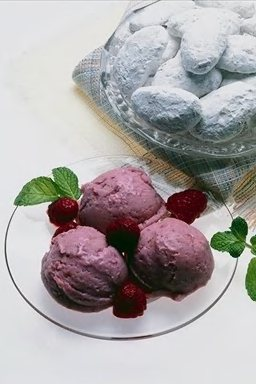
%> input picture Ex1/c_1.jpg, 256 x 384 px
$ octave --eval "result = Process(imread('c_1.jpg'));"   (GNU Octave 9; MATLAB toolbox functions it lacks are replaced by stand-ins)
%> lines starting %> are read from the running program, lines starting %| are printed output that depends on the picture
function [ J,S,C ]=Process(I)
%UNTITLED7 Summary of this function goes here
%   Detailed explanation goes here
J=imresize(I,0.75);
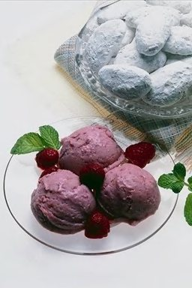
%> J: size 288x192x3 uint8; mean R, G, B 171.3, 166.5, 167
S=fliplr(J(:,size(J,2)/2:end,:));
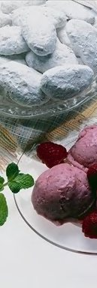
%> S: size 288x97x3 uint8; mean R, G, B 156, 152.4, 153
% [11 lines of commented-out code are left out]
C=imrotate(S,90);
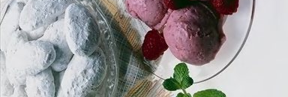
%> C: size 97x288x3 uint8; mean R, G, B 156, 152.4, 153; mean of the top-left, top-right, bottom-left and bottom-right quarters 159, 128.6, 151.3, 175.8
end
% there are two ways of understanding the right half and mirroed one

$ run again, on Ex1/c_2.jpg
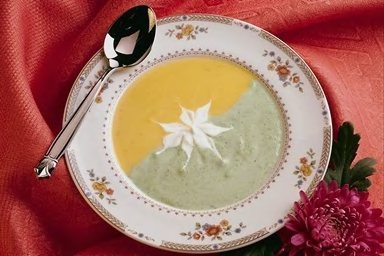
%> input picture Ex1/c_2.jpg, 384 x 256 px
%> in Process, `S=fliplr(J(:,size(J,2)/2:end,:));`:
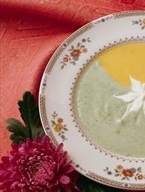
%> S: size 192x145x3 uint8; mean R, G, B 169.4, 118.4, 106
%> in Process, `C=imrotate(S,90);`:
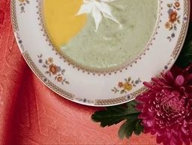
%> C: size 145x192x3 uint8; mean R, G, B 169.4, 118.4, 106; mean of the top-left, top-right, bottom-left and bottom-right quarters 159.7, 158.5, 116.9, 90.7

$ run again, on Ex1/c_3.jpg
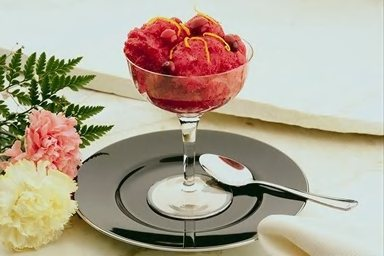
%> input picture Ex1/c_3.jpg, 384 x 256 px
%> in Process, `S=fliplr(J(:,size(J,2)/2:end,:));`:
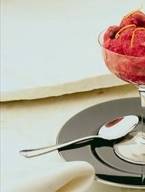
%> S: size 192x145x3 uint8; mean R, G, B 187.7, 180.4, 167.5
%> in Process, `C=imrotate(S,90);`:
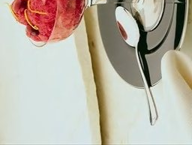
%> C: size 145x192x3 uint8; mean R, G, B 187.7, 180.4, 167.5; mean of the top-left, top-right, bottom-left and bottom-right quarters 170, 132.3, 217.7, 193.3

$ run again, on Ex1/c_4.jpg
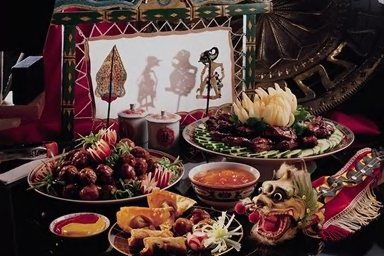
%> input picture Ex1/c_4.jpg, 384 x 256 px
%> in Process, `S=fliplr(J(:,size(J,2)/2:end,:));`:
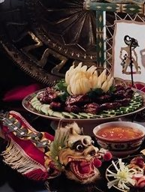
%> S: size 192x145x3 uint8; mean R, G, B 80.4, 58.2, 53.2
%> in Process, `C=imrotate(S,90);`:
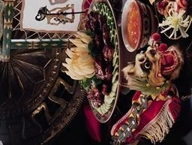
%> C: size 145x192x3 uint8; mean R, G, B 80.4, 58.2, 53.2; mean of the top-left, top-right, bottom-left and bottom-right quarters 95.6, 70.5, 29, 61.2
